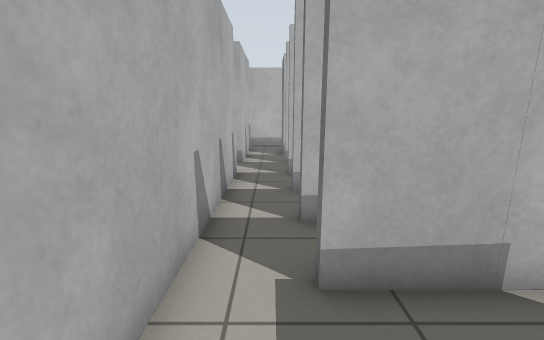
view 1 (above)

24 first-person views from a walk through a robot-simulator world made for Gazebo. The camera is 1.1 m above the floor, tilts 12° down and sees 90° across. The floor is counted in squares, 0.5 m on a side. Each view is taken from the middle of a square. On the plan, view 1 faces up. The plan holds only what a view shows up to about 17 squares ahead; the rest is blank.

view 2
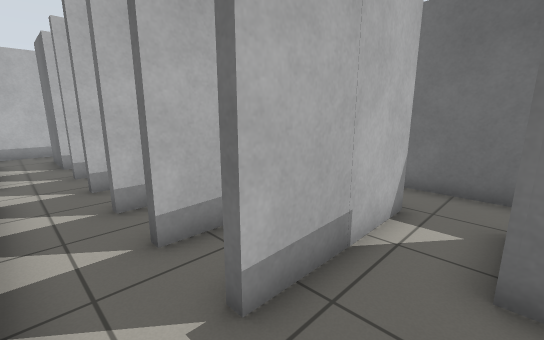

view 3
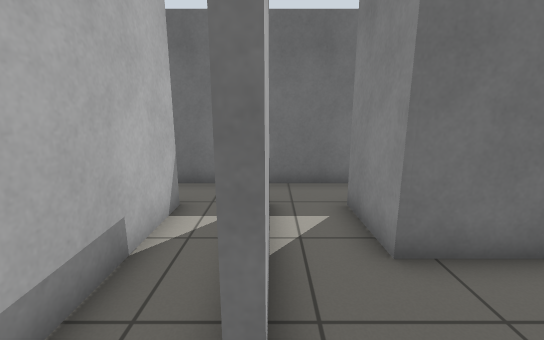

view 4
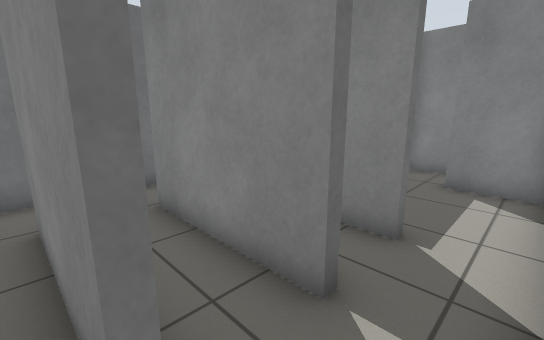

view 5
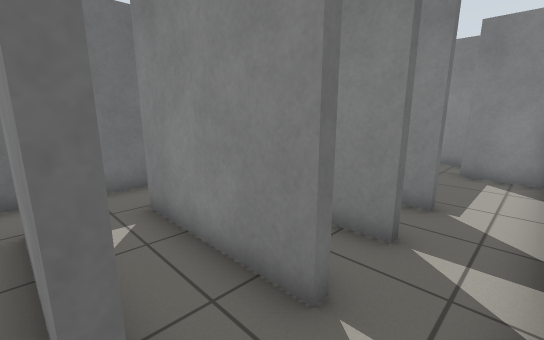

view 6
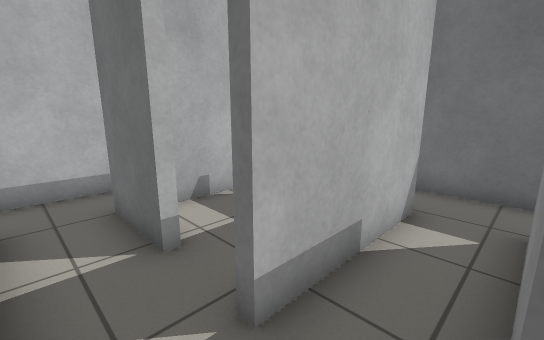

view 7
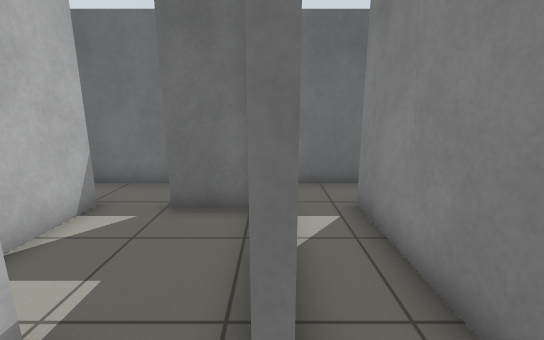

view 8
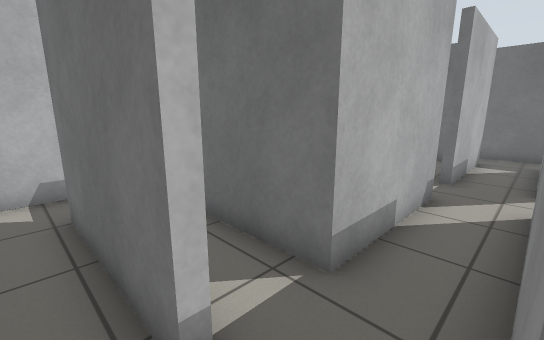

view 9
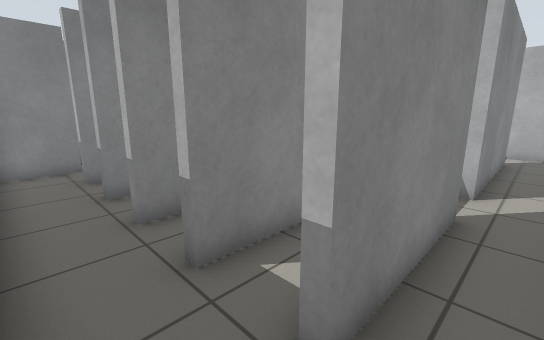

view 10
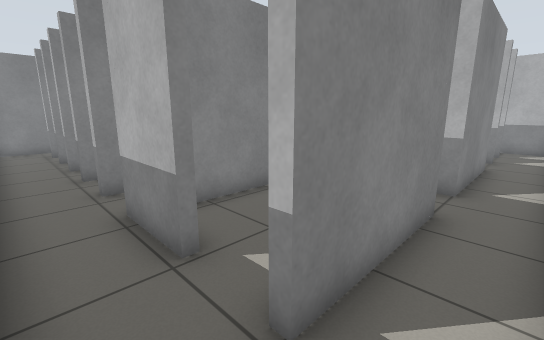

view 11
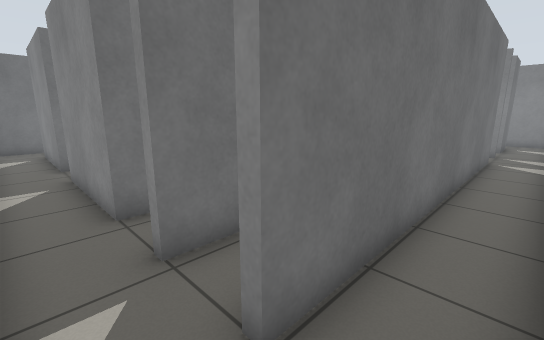

view 12
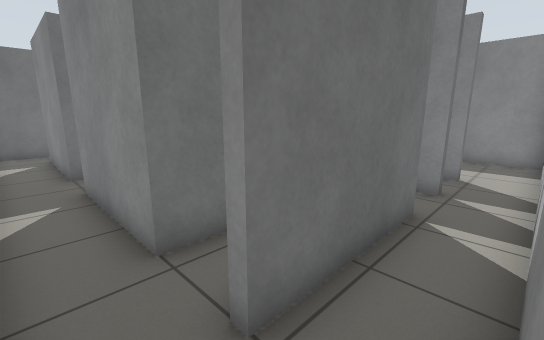

view 13
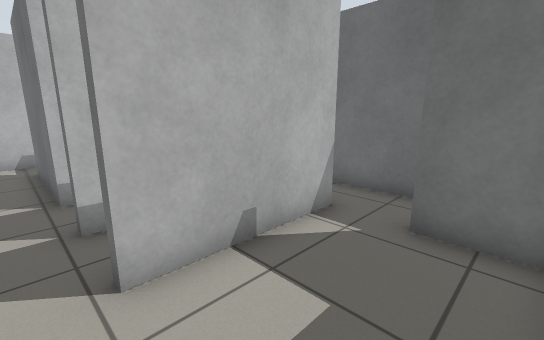

view 14
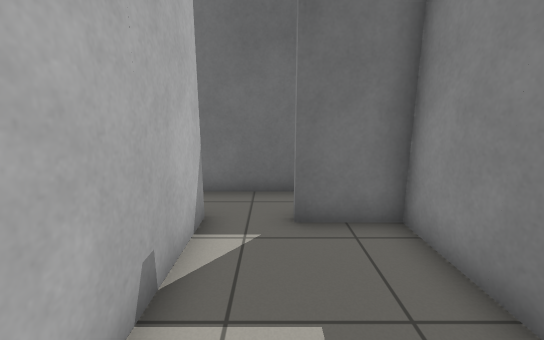

view 15
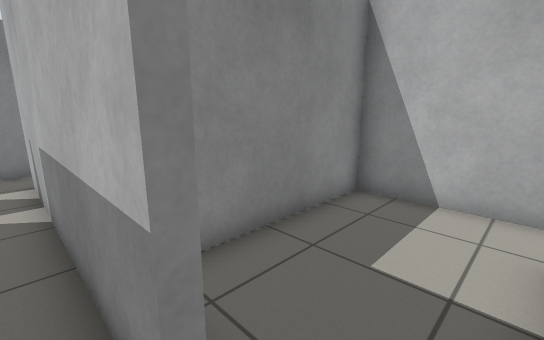

view 16
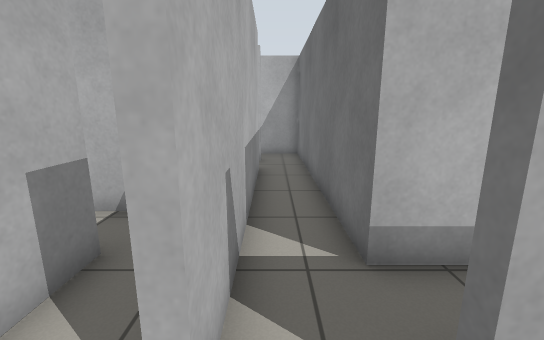

view 17
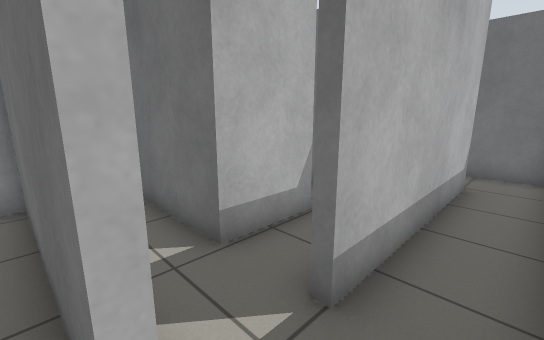

view 18
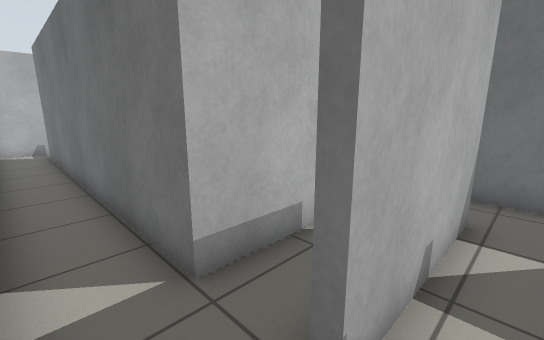

view 19
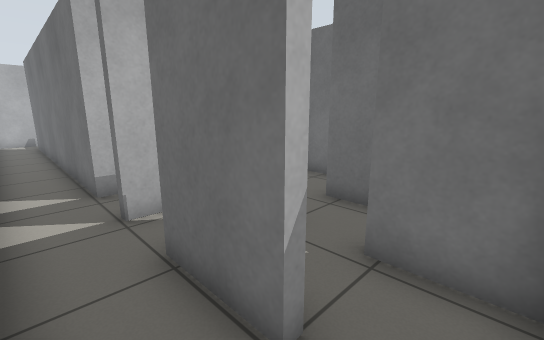

view 20
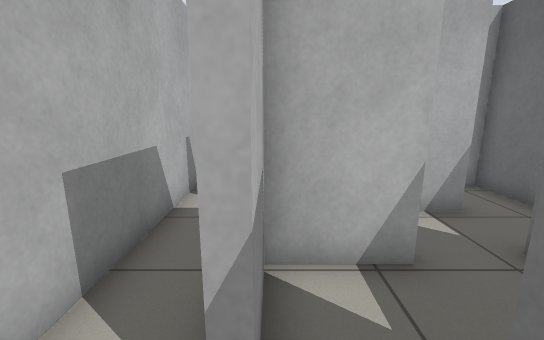

view 21
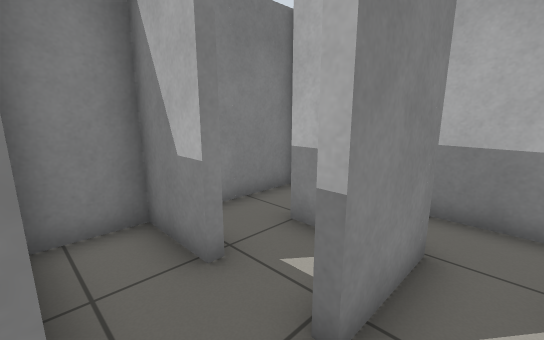

view 22
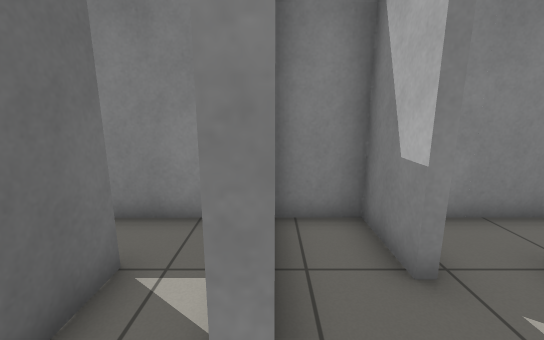

view 23
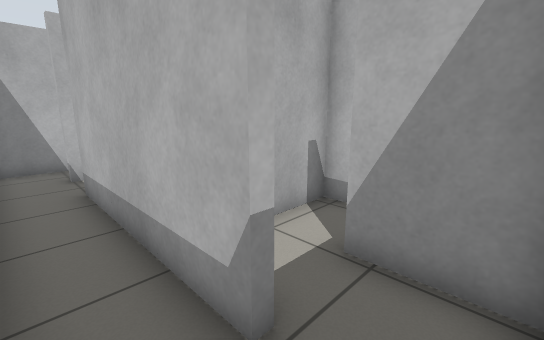

view 24
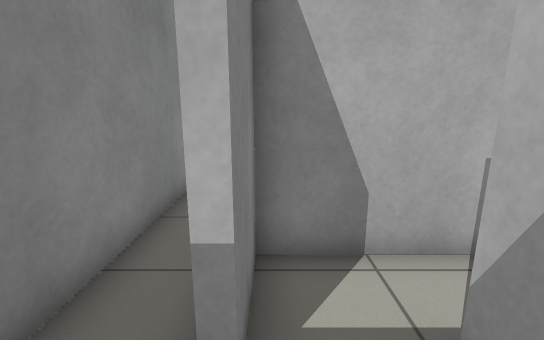

### Floor plan
Ten units are one square. View 1 is at (0, 0); x grows to the right and y downward. Boxes are objects, and circles mark ways between rooms. Rooms are numbered by the first view taken in them; rooms with no view inside come last. Other rooms are left out.
<svg viewBox="-128 -190 207 250">
<path fill="none" stroke="#000" d="M28 11 28 -11 53 -12M10 14 -16 14M-13 -25 -13 -10M-12 11 10 11M53 -30 5 -30M13 33 26 33M73 -5 73 -25M46 -33 53 -33 53 -30M53 -52 6 -52M5 -33 18 -33M-13 -45 -13 -25M73 -25 73 -45M11 -96 5 -96M5 -77 54 -77M-13 -99 -13 -74M73 -75 73 -95M-13 -118 -60 -118M5 -99 54 -99M53 -118 6 -118M-83 -99 -13 -99M10 -140 6 -140M12 -121 39 -121M6 -118 6 -122M-13 -145 -13 -118M50 -125 50 -143M53 -162 19 -162M-104 -165 -101 -165 -101 -95M-82 -118 -82 -166M-79 -185 -106 -185M50 -143 53 -143 53 -118M73 -95 73 -125M11 -185 -13 -185M6 -140 6 -165 53 -165 53 -162M-60 -118 -60 -165 -13 -165 -13 -145M73 -151 73 -181M-123 -31 -123 -6M-78 -30 -104 -30 -104 -165M-104 -8 -104 -12M-123 -181 -123 -164M-38 -6 -38 -30M-106 -185 -121 -185M-101 -75 -101 -33 -38 -33 -38 -56M-35 -74 -82 -74M-16 14 -16 -76M-35 -56 -35 36M-6 54 49 54M54 36 -16 36M73 51 73 32M-36 54 -26 54M-57 35 -57 52M-46 54 -36 54M-101 36 -104 36 -104 11 -79 11M-123 -6 -123 31M-79 32 -79 55 -59 54M-123 55 -97 55M-60 24 -60 11M-66 -8 -104 -8M-60 11 -57 11 -57 35M-56 -8 -66 -8M-38 36 -38 -6M74 14 49 14M14 -74 5 -74M6 -52 6 -55 53 -55 53 -52M-13 -74 -13 -45M73 -45 73 -75M-79 14 -101 14 -101 36M-82 54 -82 32M39 -8 31 -8 31 16M31 16 31 33 54 33"/>
<circle cx="-5" cy="-30" r="3" fill="#2a7"/>
<circle cx="65" cy="-30" r="3" fill="#2a7"/>
<circle cx="-5" cy="20" r="3" fill="#2a7"/>
<circle cx="-5" cy="-50" r="3" fill="#2a7"/>
<circle cx="65" cy="-50" r="3" fill="#2a7"/>
<circle cx="-5" cy="-100" r="3" fill="#2a7"/>
<circle cx="65" cy="-100" r="3" fill="#2a7"/>
<circle cx="-5" cy="-80" r="3" fill="#2a7"/>
<circle cx="65" cy="-80" r="3" fill="#2a7"/>
<circle cx="-5" cy="-120" r="3" fill="#2a7"/>
<circle cx="-80" cy="-110" r="3" fill="#2a7"/>
<circle cx="60" cy="-110" r="3" fill="#2a7"/>
<circle cx="-70" cy="-120" r="3" fill="#2a7"/>
<circle cx="50" cy="-150" r="3" fill="#2a7"/>
<circle cx="-5" cy="-155" r="3" fill="#2a7"/>
<circle cx="-80" cy="-175" r="3" fill="#2a7"/>
<circle cx="-100" cy="-175" r="3" fill="#2a7"/>
<circle cx="65" cy="-160" r="3" fill="#2a7"/>
<circle cx="-115" cy="-10" r="3" fill="#2a7"/>
<circle cx="-50" cy="-10" r="3" fill="#2a7"/>
<circle cx="-40" cy="-65" r="3" fill="#2a7"/>
<circle cx="-25" cy="30" r="3" fill="#2a7"/>
<circle cx="-40" cy="45" r="3" fill="#2a7"/>
<circle cx="65" cy="30" r="3" fill="#2a7"/>
<circle cx="-50" cy="25" r="3" fill="#2a7"/>
<circle cx="-60" cy="5" r="3" fill="#2a7"/>
<circle cx="-100" cy="45" r="3" fill="#2a7"/>
<circle cx="-80" cy="25" r="3" fill="#2a7"/>
<circle cx="50" cy="20" r="3" fill="#2a7"/>
<circle cx="40" cy="10" r="3" fill="#2a7"/>
<text x="20" y="-10">1</text>
<text x="30" y="-40">2</text>
<text x="30" y="-90">3</text>
<text x="-10" y="-110">4</text>
<text x="20" y="-140">5</text>
<text x="-90" y="-150">6</text>
<text x="60" y="-130">7</text>
<text x="-10" y="-170">8</text>
<text x="-110" y="-80">9</text>
<text x="-70" y="-60">10</text>
<text x="-30" y="-10">11</text>
<text x="20" y="40">12</text>
<text x="-50" y="40">13</text>
<text x="-110" y="20">14</text>
<text x="-50" y="10">15</text>
<text x="60" y="20">16</text>
<text x="30" y="-60">17</text>
<text x="-90" y="30">18</text>
<text x="40" y="0">19</text>
<text x="40" y="20">20</text>
</svg>
Room 1 opens to room 2. Room 1 opens to room 11. Room 2 opens to room 17. Room 3 opens to room 4. Room 3 opens to room 7. Room 3 opens to room 17. Room 4 opens to room 5. Room 4 opens to room 6. Room 4 opens to room 7. Room 4 opens to room 8. Room 5 opens to room 7. Room 5 opens to room 8. Room 6 opens to room 8. Room 6 opens to room 9. Room 7 opens to room 8. Room 9 opens to room 14. Room 9 opens to room 15. Room 10 opens to room 11. Room 11 opens to room 12. Room 12 opens to room 13. Room 12 opens to room 16. Room 13 opens to room 15. Room 14 opens to room 15. Room 14 opens to room 18. Room 16 opens to room 20. Room 19 opens to room 20.

Where each view was taken, in squares from view 1:
view 1: 0 up, 0 right, facing up
view 2: 1 up, 1 left, facing up-right
view 3: 3 up, 1 left, facing right
view 4: 8 up, 1 left, facing down-right
view 5: 10 up, 1 left, facing down-right
view 6: 10 up, 1 left, facing up-right
view 7: 12 up, 1 left, facing right
view 8: 10 up, 9 left, facing up-right
view 9: 11 up, 7 right, facing down-left
view 10: 18 up, 7 right, facing down-left
view 11: 18 up, 12 left, facing down-right
view 12: 18 up, 10 left, facing down-right
view 13: 4 up, 9 left, facing up-right
view 14: 6 up, 9 left, facing right
view 15: 7 up, 3 left, facing down-left
view 16: 5 down, 3 left, facing up
view 17: 5 down, 4 left, facing up-right
view 18: 0 up, 12 left, facing up-right
view 19: 5 down, 12 left, facing up-right
view 20: 5 down, 10 left, facing up
view 21: 0 up, 6 left, facing down-left
view 22: 0 up, 6 left, facing down
view 23: 5 down, 7 right, facing up-left
view 24: 3 down, 7 right, facing left
